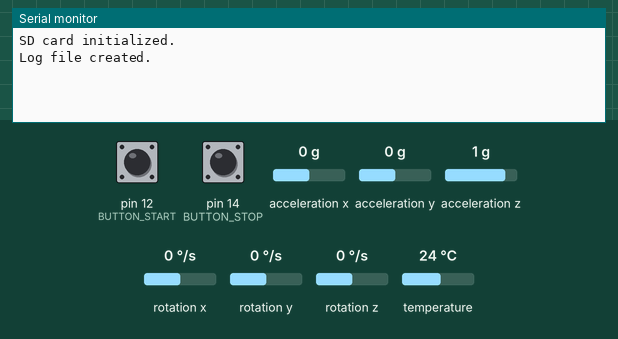
Recording of a sketch running on a simulated Arduino Uno, built with avr-gcc and run on an emulated ATmega328P. Parts: the last lines printed to the serial monitor. Inputs (shaded band) come from the test bench; at power-on: pin 12 (BUTTON_START) HIGH, pin 14 (BUTTON_STOP) HIGH, acceleration x 0 g, acceleration y 0 g, acceleration z 1 g, rotation x 0 °/s, rotation y 0 °/s, rotation z 0 °/s, temperature 24 °C. The local clock reads 2024-03-15 10:24:30 at power-on unless the sketch sets it; storage starts empty.

Above: at 1.2 s.
1.3 s: pin 12 (BUTTON_START) pulled LOW for 0.15 s
At 2.1 s:
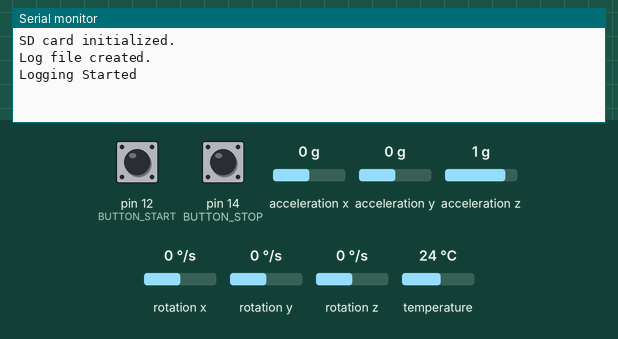
2.9 s: pin 14 (BUTTON_STOP) pulled LOW for 0.15 s
At 4.4 s:
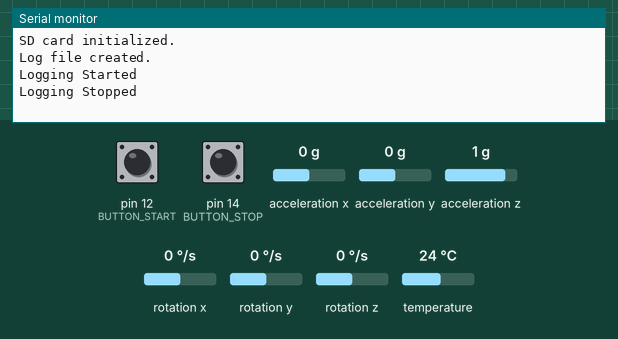

Measured:
- after the input at 1.3 s, the serial monitor: prints a new line at once (image 1)
- after the input at 2.9 s, the serial monitor: prints a new line after 0.10 s (image 2)

The sketch:

main.ino
```cpp
#include <Wire.h>
#include <SPI.h>
#include <SD.h>
#include <RTClib.h>
#include <Adafruit_MPU6050.h>
#include <Adafruit_Sensor.h>

// --- Pin Definitions ---
#define SD_CS 5
#define BUTTON_START 12
#define BUTTON_STOP 14

// --- Globals ---
bool isLogging = false;
File logFile;

RTC_DS3231 rtc;
Adafruit_MPU6050 mpu;

void setup() {
  Serial.begin(115200);

  pinMode(BUTTON_START, INPUT_PULLUP);
  pinMode(BUTTON_STOP, INPUT_PULLUP);

  // --- SD Init ---
  if (!SD.begin(SD_CS)) {
    Serial.println("SD card init failed!");
    while (true);
  }
  Serial.println("SD card initialized.");

  // --- RTC Init ---
  if (!rtc.begin()) {
    Serial.println("Couldn't find RTC");
    while (true);
  }
  if (rtc.lostPower()) {
    Serial.println("RTC lost power, setting time to compile time.");
    rtc.adjust(DateTime(F(__DATE__), F(__TIME__)));
  }

  // --- IMU Init ---
  if (!mpu.begin()) {
    Serial.println("Failed to find MPU6050 chip");
    while (true);
  }
  mpu.setAccelerometerRange(MPU6050_RANGE_8_G);
  mpu.setGyroRange(MPU6050_RANGE_500_DEG);
  mpu.setFilterBandwidth(MPU6050_BAND_21_HZ);

  // --- Create log file ---
  String filename = "/flight-log.csv";
  logFile = SD.open(filename, FILE_WRITE);
  if (logFile) {
    logFile.println("Time,AccelX,AccelY,AccelZ,GyroX,GyroY,GyroZ");
    logFile.close();
    Serial.println("Log file created.");
  } else {
    Serial.println("Failed to create log file.");
  }
}

void loop() {
  // --- Handle buttons ---
  if (digitalRead(BUTTON_START) == LOW && !isLogging) {
    isLogging = true;
    Serial.println("Logging Started");
    delay(200); // debounce
  }

  if (digitalRead(BUTTON_STOP) == LOW && isLogging) {
    isLogging = false;
    Serial.println("Logging Stopped");
    delay(200); // debounce
  }

  // --- Log Data ---
  if (isLogging) {
    DateTime now = rtc.now();

    sensors_event_t a, g, temp;
    mpu.getEvent(&a, &g, &temp);

    logFile = SD.open("/flight-log.csv", FILE_APPEND);
    if (logFile) {
      logFile.printf("%02d:%02d:%02d,%.2f,%.2f,%.2f,%.2f,%.2f,%.2f\n",
        now.hour(), now.minute(), now.second(),
        a.acceleration.x, a.acceleration.y, a.acceleration.z,
        g.gyro.x, g.gyro.y, g.gyro.z
      );
      logFile.close();
    }

    delay(100); // ~10 Hz logging rate
  }
}
```
